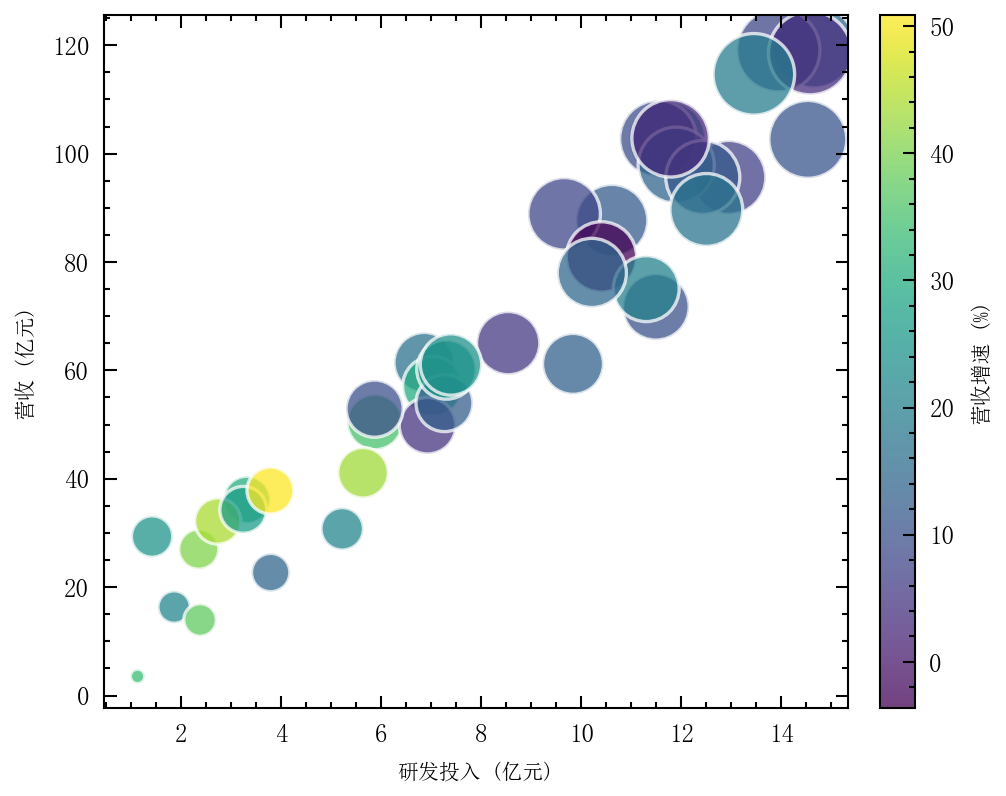

This chart was generated by the following Python code:
"""
15_bubble.py — 二维气泡图

展示 plot_bubble()：气泡面积编码第三维（研发投入），颜色编码第四维（营收增速）。
场景：40 家科技公司的投入-产出分析。
"""

import numpy as np
import sciplot as sp

np.random.seed(42)

# ── 数据生成 ──────────────────────────────────────────────────
n = 40
rnd = np.random.default_rng(42)

# 研发投入 (亿元)
rd_invest = rnd.uniform(0.5, 15, n)
# 营收 (亿元)：与投入正相关
revenue = 8 * rd_invest + rnd.normal(0, 12, n)
revenue = np.clip(revenue, 1, None)
# 营收增速 (%)：小公司更高
growth = 40 - 2.2 * rd_invest + rnd.normal(0, 12, n)
growth = np.clip(growth, -15, 80)
# 员工数 (百人)：与规模相关，作为气泡面积维度
headcount = 8 * revenue + rnd.uniform(0, 50, n)

# ── 绘图 ──────────────────────────────────────────────────────
sp.setup_style("ieee", "pastel", lang="zh")

fig, ax = sp.plot_bubble(
    rd_invest,
    revenue,
    size=headcount,          # 气泡面积 = 员工规模
    color=growth,            # 气泡颜色 = 增速
    xlabel="研发投入 (亿元)",
    ylabel="营收 (亿元)",
    colorbar_label="营收增速 (%)",
    size_scale=400,
    alpha=0.75,
)

# ── 保存 ──────────────────────────────────────────────────────
sp.save(fig, "showcase/15_bubble", formats=("png",), dpi=300)
